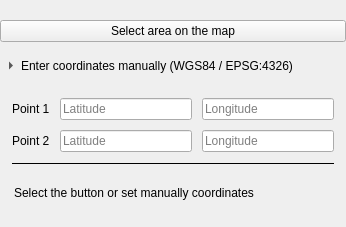
<ui version="4.0">
    <class>WizardBasicPointsMapChild</class>
    <widget class="QWidget" name="WizardBasicPointsMapChild">
        <layout class="QVBoxLayout">
            <property name="spacing">
                <number>12</number>
            </property>
            <property name="leftMargin">
                <number>0</number>
            </property>
            <property name="topMargin">
                <number>20</number>
            </property>
            <property name="rightMargin">
                <number>0</number>
            </property>
            <property name="bottomMargin">
                <number>0</number>
            </property>

            <!-- CTA -->
            <item>
                <widget class="QPushButton" name="btn_select_map">
                    <property name="minimumHeight">
                        <number>46</number>
                    </property>
                    <property name="text">
                        <string>Select area on the map</string>
                    </property>
                    <property name="cursor">
                        <cursorShape>PointingHandCursor</cursorShape>
                    </property>
                    <property name="class" stdset="0"><string>interaction_buttons</string></property>
                </widget>
            </item>

            <!-- Accordion header -->
            <item>
                <layout class="QHBoxLayout">
                    <property name="spacing">
                        <number>8</number>
                    </property>
                    <property name="leftMargin">
                        <number>0</number>
                    </property>
                    <property name="topMargin">
                        <number>0</number>
                    </property>
                    <property name="rightMargin">
                        <number>0</number>
                    </property>
                    <property name="bottomMargin">
                        <number>0</number>
                    </property>

                    <item>
                        <widget class="QToolButton" name="btn_manual_toggle">
                            <property name="text">
                                <string>Enter coordinates manually (WGS84 / EPSG:4326)</string>
                            </property>
                            <property name="toolButtonStyle">
                                <enum>Qt::ToolButtonTextBesideIcon</enum>
                            </property>
                            <property name="arrowType">
                                <enum>Qt::RightArrow</enum>
                            </property>
                            <property name="checkable">
                                <bool>true</bool>
                            </property>
                            <property name="checked">
                                <bool>false</bool>
                            </property>
                            <property name="autoRaise">
                                <bool>true</bool>
                            </property>
                            <property name="cursor">
                                <cursorShape>PointingHandCursor</cursorShape>
                            </property>
                            <property name="class" stdset="0">
                                <string>accordion</string>
                            </property>
                        </widget>
                    </item>

                    <item>
                        <spacer name="spacerHeaderRight">
                            <property name="orientation">
                                <enum>Qt::Horizontal</enum>
                            </property>
                            <property name="sizeHint" stdset="0">
                                <size>
                                    <width>40</width>
                                    <height>10</height>
                                </size>
                            </property>
                        </spacer>
                    </item>
                </layout>
            </item>

            <!-- Accordion body -->
            <item>
                <widget class="QWidget" name="manual_body">
                    <layout class="QVBoxLayout">
                        <property name="spacing">
                            <number>10</number>
                        </property>
                        <property name="leftMargin">
                            <number>0</number>
                        </property>
                        <property name="topMargin">
                            <number>0</number>
                        </property>
                        <property name="rightMargin">
                            <number>0</number>
                        </property>
                        <property name="bottomMargin">
                            <number>0</number>
                        </property>

                        <!-- Card panel -->
                        <item>
                            <widget class="QFrame">
                                <property name="frameShape">
                                    <enum>QFrame::NoFrame</enum>
                                </property>
                                <layout class="QVBoxLayout">
                                    <property name="spacing">
                                        <number>10</number>
                                    </property>
                                    <property name="leftMargin">
                                        <number>12</number>
                                    </property>
                                    <property name="rightMargin">
                                        <number>12</number>
                                    </property>

                                    <!-- Punto 1 -->
                                    <item>
                                        <layout class="QHBoxLayout">
                                            <property name="spacing">
                                                <number>10</number>
                                            </property>

                                            <item>
                                                <widget class="QLabel">
                                                    <property name="text">
                                                        <string>Point 1</string>
                                                    </property>
                                                    <property name="class" stdset="0"><string>group_description</string></property>
                                                </widget>
                                            </item>

                                            <item>
                                                <widget class="QLineEdit" name="lat_p1">
                                                    <property name="placeholderText">
                                                        <string>Latitude</string>
                                                    </property>
                                                </widget>
                                            </item>

                                            <item>
                                                <widget class="QLineEdit" name="long_p1">
                                                    <property name="placeholderText">
                                                        <string>Longitude</string>
                                                    </property>
                                                </widget>
                                            </item>
                                        </layout>
                                    </item>

                                    <!-- Punto 2 -->
                                    <item>
                                        <layout class="QHBoxLayout">
                                            <property name="spacing">
                                                <number>10</number>
                                            </property>

                                            <item>
                                                <widget class="QLabel">
                                                    <property name="text">
                                                        <string>Point 2</string>
                                                    </property>
                                                    <property name="class" stdset="0"><string>group_description</string></property>
                                                </widget>
                                            </item>

                                            <item>
                                                <widget class="QLineEdit" name="lat_p2">
                                                    <property name="placeholderText">
                                                        <string>Latitude</string>
                                                    </property>
                                                </widget>
                                            </item>

                                            <item>
                                                <widget class="QLineEdit" name="lon_p2">
                                                    <property name="placeholderText">
                                                        <string>Longitude</string>
                                                    </property>
                                                </widget>
                                            </item>
                                        </layout>
                                    </item>

                                    <!-- Divider line -->
                                    <item>
                                        <widget class="QFrame">
                                            <property name="frameShape">
                                                <enum>QFrame::HLine</enum>
                                            </property>
                                            <property name="frameShadow">
                                                <enum>QFrame::Plain</enum>
                                            </property>
                                            <property name="class" stdset="0"><string>divider_line</string></property>
                                        </widget>
                                    </item>
                                </layout>
                            </widget>
                        </item>
                    </layout>
                </widget>
            </item>

            <item>
                <widget class="QLabel" name="points_map_status">
                    <property name="text">
                        <string>Select the button or set manually coordinates</string>
                    </property>
                    <property name="indent">
                        <number>14</number>
                    </property>
                    <property name="class" stdset="0"><string>group_description</string></property>
                </widget>
            </item>
            <item>
                <widget class="QLabel" name="lbl_area_info">
                    <property name="text">
                        <string></string>
                    </property>
                     <property name="indent">
                        <number>14</number>
                    </property>
                    <property name="class" stdset="0">
                        <string>group_description</string>
                    </property>
                </widget>
            </item>
            <item>
                <spacer name="spacerPushUp">
                    <property name="orientation">
                        <enum>Qt::Vertical</enum>
                    </property>
                    <property name="sizeHint" stdset="0">
                        <size>
                            <width>20</width>
                            <height>1</height>
                        </size>
                    </property>
                </spacer>
            </item>

        </layout>
    </widget>
    <resources />
    <connections />
</ui>
